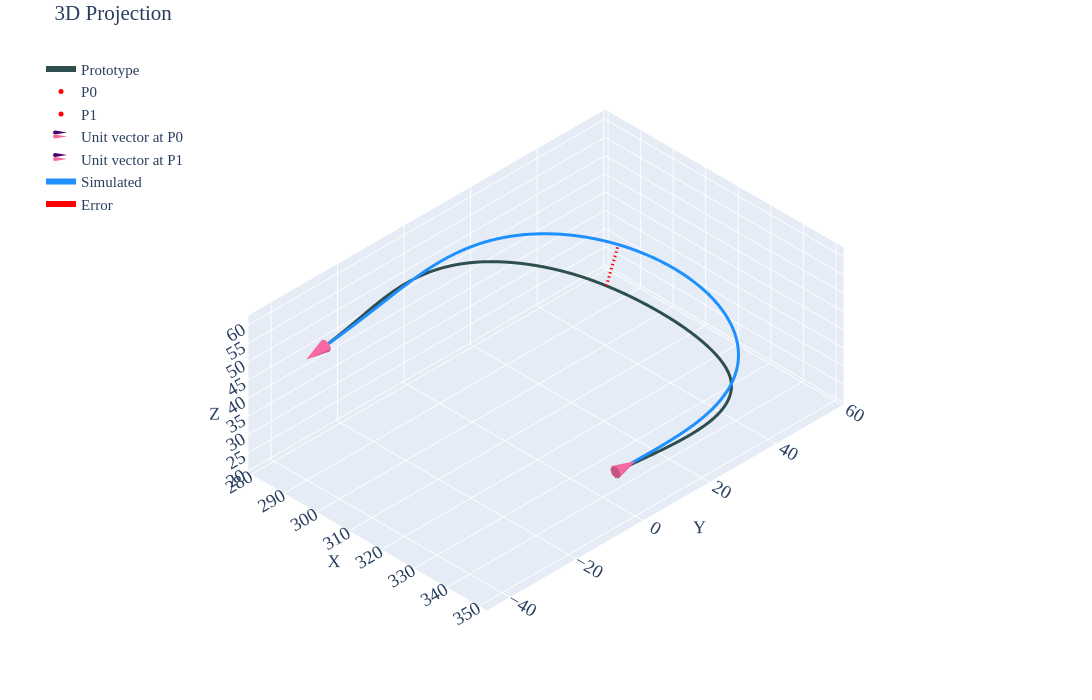

Notebook code cell kept with this figure:
### Code cell
#| label: p3c1

gravity_looper(psit=3,case=1,density=1.107e-6,pfix='density-sens\\density-90-1107\\')
